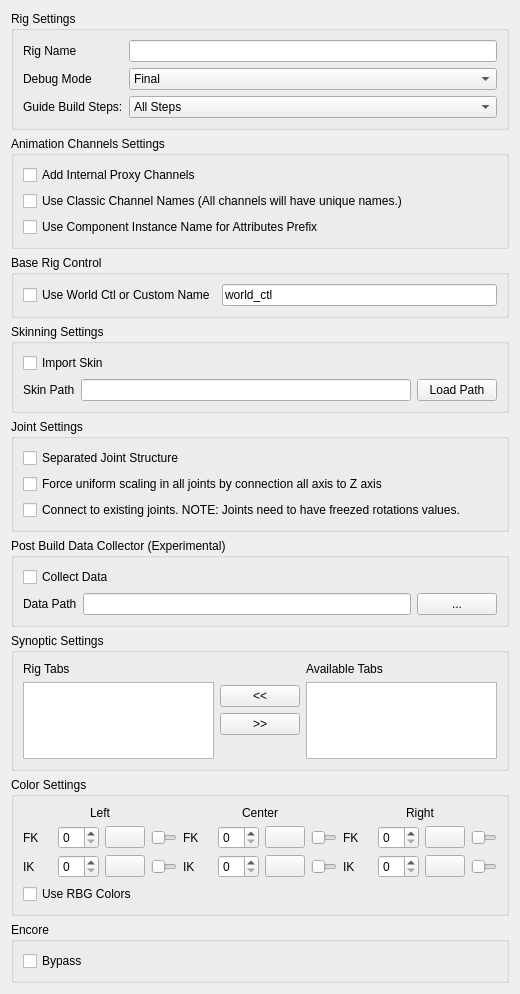
<?xml version="1.0" encoding="UTF-8"?>
<ui version="4.0">
 <class>Form</class>
 <widget class="QWidget" name="Form">
  <property name="geometry">
   <rect>
    <x>0</x>
    <y>0</y>
    <width>520</width>
    <height>994</height>
   </rect>
  </property>
  <property name="windowTitle">
   <string>Form</string>
  </property>
  <layout class="QGridLayout" name="gridLayout_2">
   <item row="7" column="0">
    <widget class="QGroupBox" name="groupBox_5">
     <property name="title">
      <string>Color Settings</string>
     </property>
     <layout class="QGridLayout" name="gridLayout_7">
      <item row="1" column="0">
       <widget class="QCheckBox" name="useRGB_checkBox">
        <property name="text">
         <string>Use RBG Colors</string>
        </property>
       </widget>
      </item>
      <item row="0" column="0">
       <layout class="QGridLayout" name="gridLayout_9">
        <item row="0" column="2">
         <widget class="QLabel" name="label_3">
          <property name="text">
           <string>Right</string>
          </property>
          <property name="alignment">
           <set>Qt::AlignCenter</set>
          </property>
         </widget>
        </item>
        <item row="0" column="1">
         <widget class="QLabel" name="label_2">
          <property name="text">
           <string>Center</string>
          </property>
          <property name="alignment">
           <set>Qt::AlignCenter</set>
          </property>
         </widget>
        </item>
        <item row="1" column="1">
         <layout class="QGridLayout" name="gridLayout">
          <item row="0" column="0">
           <widget class="QLabel" name="fk_label_2">
            <property name="text">
             <string>FK</string>
            </property>
           </widget>
          </item>
          <item row="0" column="1">
           <widget class="QLabel" name="C_color_fk_label">
            <property name="sizePolicy">
             <sizepolicy hsizetype="Minimum" vsizetype="Preferred">
              <horstretch>0</horstretch>
              <verstretch>0</verstretch>
             </sizepolicy>
            </property>
            <property name="minimumSize">
             <size>
              <width>0</width>
              <height>0</height>
             </size>
            </property>
            <property name="text">
             <string/>
            </property>
           </widget>
          </item>
          <item row="0" column="2">
           <widget class="QSpinBox" name="C_color_fk_spinBox">
            <property name="sizePolicy">
             <sizepolicy hsizetype="Expanding" vsizetype="Fixed">
              <horstretch>0</horstretch>
              <verstretch>0</verstretch>
             </sizepolicy>
            </property>
            <property name="maximum">
             <number>31</number>
            </property>
           </widget>
          </item>
          <item row="0" column="3">
           <widget class="QPushButton" name="C_RGB_fk_pushButton">
            <property name="sizePolicy">
             <sizepolicy hsizetype="Fixed" vsizetype="Fixed">
              <horstretch>0</horstretch>
              <verstretch>0</verstretch>
             </sizepolicy>
            </property>
            <property name="maximumSize">
             <size>
              <width>16777215</width>
              <height>16777215</height>
             </size>
            </property>
            <property name="layoutDirection">
             <enum>Qt::LeftToRight</enum>
            </property>
            <property name="styleSheet">
             <string notr="true"/>
            </property>
            <property name="text">
             <string/>
            </property>
           </widget>
          </item>
          <item row="0" column="4">
           <widget class="QSlider" name="C_RGB_fk_slider">
            <property name="maximum">
             <number>255</number>
            </property>
            <property name="orientation">
             <enum>Qt::Horizontal</enum>
            </property>
           </widget>
          </item>
          <item row="1" column="0">
           <widget class="QLabel" name="ik_label_2">
            <property name="text">
             <string>IK</string>
            </property>
           </widget>
          </item>
          <item row="1" column="1">
           <widget class="QLabel" name="C_color_ik_label">
            <property name="sizePolicy">
             <sizepolicy hsizetype="Minimum" vsizetype="Preferred">
              <horstretch>0</horstretch>
              <verstretch>0</verstretch>
             </sizepolicy>
            </property>
            <property name="minimumSize">
             <size>
              <width>0</width>
              <height>0</height>
             </size>
            </property>
            <property name="text">
             <string/>
            </property>
           </widget>
          </item>
          <item row="1" column="2">
           <widget class="QSpinBox" name="C_color_ik_spinBox">
            <property name="sizePolicy">
             <sizepolicy hsizetype="Expanding" vsizetype="Fixed">
              <horstretch>0</horstretch>
              <verstretch>0</verstretch>
             </sizepolicy>
            </property>
            <property name="maximum">
             <number>31</number>
            </property>
           </widget>
          </item>
          <item row="1" column="3">
           <widget class="QPushButton" name="C_RGB_ik_pushButton">
            <property name="sizePolicy">
             <sizepolicy hsizetype="Fixed" vsizetype="Fixed">
              <horstretch>0</horstretch>
              <verstretch>0</verstretch>
             </sizepolicy>
            </property>
            <property name="maximumSize">
             <size>
              <width>16777215</width>
              <height>16777215</height>
             </size>
            </property>
            <property name="layoutDirection">
             <enum>Qt::LeftToRight</enum>
            </property>
            <property name="styleSheet">
             <string notr="true"/>
            </property>
            <property name="text">
             <string/>
            </property>
           </widget>
          </item>
          <item row="1" column="4">
           <widget class="QSlider" name="C_RGB_ik_slider">
            <property name="maximum">
             <number>255</number>
            </property>
            <property name="orientation">
             <enum>Qt::Horizontal</enum>
            </property>
           </widget>
          </item>
         </layout>
        </item>
        <item row="1" column="2">
         <layout class="QGridLayout" name="gridLayout_10">
          <item row="0" column="0">
           <widget class="QLabel" name="fk_label_3">
            <property name="text">
             <string>FK</string>
            </property>
           </widget>
          </item>
          <item row="0" column="1">
           <widget class="QLabel" name="R_color_fk_label">
            <property name="sizePolicy">
             <sizepolicy hsizetype="Minimum" vsizetype="Preferred">
              <horstretch>0</horstretch>
              <verstretch>0</verstretch>
             </sizepolicy>
            </property>
            <property name="minimumSize">
             <size>
              <width>0</width>
              <height>0</height>
             </size>
            </property>
            <property name="text">
             <string/>
            </property>
           </widget>
          </item>
          <item row="0" column="2">
           <widget class="QSpinBox" name="R_color_fk_spinBox">
            <property name="sizePolicy">
             <sizepolicy hsizetype="Expanding" vsizetype="Fixed">
              <horstretch>0</horstretch>
              <verstretch>0</verstretch>
             </sizepolicy>
            </property>
            <property name="maximum">
             <number>31</number>
            </property>
           </widget>
          </item>
          <item row="0" column="3">
           <widget class="QPushButton" name="R_RGB_fk_pushButton">
            <property name="sizePolicy">
             <sizepolicy hsizetype="Fixed" vsizetype="Fixed">
              <horstretch>0</horstretch>
              <verstretch>0</verstretch>
             </sizepolicy>
            </property>
            <property name="maximumSize">
             <size>
              <width>16777215</width>
              <height>16777215</height>
             </size>
            </property>
            <property name="layoutDirection">
             <enum>Qt::LeftToRight</enum>
            </property>
            <property name="styleSheet">
             <string notr="true"/>
            </property>
            <property name="text">
             <string/>
            </property>
           </widget>
          </item>
          <item row="0" column="4">
           <widget class="QSlider" name="R_RGB_fk_slider">
            <property name="maximum">
             <number>255</number>
            </property>
            <property name="orientation">
             <enum>Qt::Horizontal</enum>
            </property>
           </widget>
          </item>
          <item row="1" column="0">
           <widget class="QLabel" name="ik_label_3">
            <property name="text">
             <string>IK</string>
            </property>
           </widget>
          </item>
          <item row="1" column="1">
           <widget class="QLabel" name="R_color_ik_label">
            <property name="sizePolicy">
             <sizepolicy hsizetype="Minimum" vsizetype="Preferred">
              <horstretch>0</horstretch>
              <verstretch>0</verstretch>
             </sizepolicy>
            </property>
            <property name="minimumSize">
             <size>
              <width>0</width>
              <height>0</height>
             </size>
            </property>
            <property name="text">
             <string/>
            </property>
           </widget>
          </item>
          <item row="1" column="2">
           <widget class="QSpinBox" name="R_color_ik_spinBox">
            <property name="sizePolicy">
             <sizepolicy hsizetype="Expanding" vsizetype="Fixed">
              <horstretch>0</horstretch>
              <verstretch>0</verstretch>
             </sizepolicy>
            </property>
            <property name="maximum">
             <number>31</number>
            </property>
           </widget>
          </item>
          <item row="1" column="3">
           <widget class="QPushButton" name="R_RGB_ik_pushButton">
            <property name="enabled">
             <bool>true</bool>
            </property>
            <property name="sizePolicy">
             <sizepolicy hsizetype="Fixed" vsizetype="Fixed">
              <horstretch>0</horstretch>
              <verstretch>0</verstretch>
             </sizepolicy>
            </property>
            <property name="maximumSize">
             <size>
              <width>16777215</width>
              <height>16777215</height>
             </size>
            </property>
            <property name="layoutDirection">
             <enum>Qt::LeftToRight</enum>
            </property>
            <property name="styleSheet">
             <string notr="true"/>
            </property>
            <property name="text">
             <string/>
            </property>
           </widget>
          </item>
          <item row="1" column="4">
           <widget class="QSlider" name="R_RGB_ik_slider">
            <property name="maximum">
             <number>255</number>
            </property>
            <property name="orientation">
             <enum>Qt::Horizontal</enum>
            </property>
           </widget>
          </item>
         </layout>
        </item>
        <item row="0" column="0">
         <widget class="QLabel" name="label">
          <property name="text">
           <string>Left</string>
          </property>
          <property name="alignment">
           <set>Qt::AlignCenter</set>
          </property>
         </widget>
        </item>
        <item row="1" column="0">
         <layout class="QGridLayout" name="gridLayout_11">
          <item row="0" column="0">
           <widget class="QLabel" name="fk_label">
            <property name="text">
             <string>FK</string>
            </property>
           </widget>
          </item>
          <item row="0" column="1">
           <widget class="QLabel" name="L_color_fk_label">
            <property name="sizePolicy">
             <sizepolicy hsizetype="Minimum" vsizetype="Preferred">
              <horstretch>0</horstretch>
              <verstretch>0</verstretch>
             </sizepolicy>
            </property>
            <property name="minimumSize">
             <size>
              <width>0</width>
              <height>0</height>
             </size>
            </property>
            <property name="text">
             <string/>
            </property>
           </widget>
          </item>
          <item row="0" column="2">
           <widget class="QSpinBox" name="L_color_fk_spinBox">
            <property name="sizePolicy">
             <sizepolicy hsizetype="Expanding" vsizetype="Fixed">
              <horstretch>0</horstretch>
              <verstretch>0</verstretch>
             </sizepolicy>
            </property>
            <property name="maximum">
             <number>31</number>
            </property>
           </widget>
          </item>
          <item row="0" column="3">
           <widget class="QPushButton" name="L_RGB_fk_pushButton">
            <property name="sizePolicy">
             <sizepolicy hsizetype="Fixed" vsizetype="Fixed">
              <horstretch>0</horstretch>
              <verstretch>0</verstretch>
             </sizepolicy>
            </property>
            <property name="maximumSize">
             <size>
              <width>16777215</width>
              <height>16777215</height>
             </size>
            </property>
            <property name="layoutDirection">
             <enum>Qt::LeftToRight</enum>
            </property>
            <property name="styleSheet">
             <string notr="true"/>
            </property>
            <property name="text">
             <string/>
            </property>
           </widget>
          </item>
          <item row="0" column="4">
           <widget class="QSlider" name="L_RGB_fk_slider">
            <property name="maximum">
             <number>255</number>
            </property>
            <property name="orientation">
             <enum>Qt::Horizontal</enum>
            </property>
           </widget>
          </item>
          <item row="1" column="0">
           <widget class="QLabel" name="ik_label">
            <property name="text">
             <string>IK</string>
            </property>
           </widget>
          </item>
          <item row="1" column="1">
           <widget class="QLabel" name="L_color_ik_label">
            <property name="sizePolicy">
             <sizepolicy hsizetype="Minimum" vsizetype="Preferred">
              <horstretch>0</horstretch>
              <verstretch>0</verstretch>
             </sizepolicy>
            </property>
            <property name="minimumSize">
             <size>
              <width>0</width>
              <height>0</height>
             </size>
            </property>
            <property name="text">
             <string/>
            </property>
           </widget>
          </item>
          <item row="1" column="2">
           <widget class="QSpinBox" name="L_color_ik_spinBox">
            <property name="sizePolicy">
             <sizepolicy hsizetype="Expanding" vsizetype="Fixed">
              <horstretch>0</horstretch>
              <verstretch>0</verstretch>
             </sizepolicy>
            </property>
            <property name="maximum">
             <number>31</number>
            </property>
           </widget>
          </item>
          <item row="1" column="3">
           <widget class="QPushButton" name="L_RGB_ik_pushButton">
            <property name="sizePolicy">
             <sizepolicy hsizetype="Fixed" vsizetype="Fixed">
              <horstretch>0</horstretch>
              <verstretch>0</verstretch>
             </sizepolicy>
            </property>
            <property name="maximumSize">
             <size>
              <width>16777215</width>
              <height>16777215</height>
             </size>
            </property>
            <property name="layoutDirection">
             <enum>Qt::LeftToRight</enum>
            </property>
            <property name="styleSheet">
             <string notr="true"/>
            </property>
            <property name="text">
             <string/>
            </property>
           </widget>
          </item>
          <item row="1" column="4">
           <widget class="QSlider" name="L_RGB_ik_slider">
            <property name="maximum">
             <number>255</number>
            </property>
            <property name="orientation">
             <enum>Qt::Horizontal</enum>
            </property>
           </widget>
          </item>
         </layout>
        </item>
       </layout>
      </item>
     </layout>
    </widget>
   </item>
   <item row="5" column="0">
    <widget class="QGroupBox" name="groupBox_8">
     <property name="title">
      <string>Post Build Data Collector (Experimental)</string>
     </property>
     <layout class="QGridLayout" name="gridLayout_12">
      <item row="0" column="0">
       <layout class="QVBoxLayout" name="verticalLayout_5">
        <item>
         <widget class="QCheckBox" name="dataCollector_checkBox">
          <property name="text">
           <string>Collect Data</string>
          </property>
         </widget>
        </item>
        <item>
         <layout class="QHBoxLayout" name="horizontalLayout_3">
          <item>
           <widget class="QLabel" name="dataCollector_label">
            <property name="text">
             <string>Data Path</string>
            </property>
           </widget>
          </item>
          <item>
           <widget class="QLineEdit" name="dataCollectorPath_lineEdit"/>
          </item>
          <item>
           <widget class="QPushButton" name="dataCollectorPath_pushButton">
            <property name="text">
             <string>...</string>
            </property>
           </widget>
          </item>
         </layout>
        </item>
       </layout>
      </item>
     </layout>
    </widget>
   </item>
   <item row="6" column="0">
    <widget class="QGroupBox" name="groupBox_4">
     <property name="title">
      <string>Synoptic Settings</string>
     </property>
     <layout class="QGridLayout" name="gridLayout_6">
      <item row="0" column="0">
       <layout class="QHBoxLayout" name="horizontalLayout_2">
        <item>
         <layout class="QVBoxLayout" name="verticalLayout_3">
          <item>
           <widget class="QLabel" name="rigTabs_label">
            <property name="text">
             <string>Rig Tabs</string>
            </property>
           </widget>
          </item>
          <item>
           <widget class="QListWidget" name="rigTabs_listWidget">
            <property name="dragDropOverwriteMode">
             <bool>true</bool>
            </property>
            <property name="dragDropMode">
             <enum>QAbstractItemView::InternalMove</enum>
            </property>
            <property name="defaultDropAction">
             <enum>Qt::MoveAction</enum>
            </property>
            <property name="alternatingRowColors">
             <bool>true</bool>
            </property>
            <property name="selectionMode">
             <enum>QAbstractItemView::ExtendedSelection</enum>
            </property>
            <property name="selectionRectVisible">
             <bool>false</bool>
            </property>
           </widget>
          </item>
         </layout>
        </item>
        <item>
         <layout class="QVBoxLayout" name="verticalLayout_4">
          <property name="sizeConstraint">
           <enum>QLayout::SetDefaultConstraint</enum>
          </property>
          <item>
           <spacer name="verticalSpacer_2">
            <property name="orientation">
             <enum>Qt::Vertical</enum>
            </property>
            <property name="sizeHint" stdset="0">
             <size>
              <width>20</width>
              <height>40</height>
             </size>
            </property>
           </spacer>
          </item>
          <item>
           <widget class="QPushButton" name="addTab_pushButton">
            <property name="text">
             <string>&lt;&lt;</string>
            </property>
           </widget>
          </item>
          <item>
           <widget class="QPushButton" name="removeTab_pushButton">
            <property name="sizePolicy">
             <sizepolicy hsizetype="Minimum" vsizetype="Fixed">
              <horstretch>0</horstretch>
              <verstretch>0</verstretch>
             </sizepolicy>
            </property>
            <property name="text">
             <string>&gt;&gt;</string>
            </property>
           </widget>
          </item>
          <item>
           <spacer name="verticalSpacer">
            <property name="orientation">
             <enum>Qt::Vertical</enum>
            </property>
            <property name="sizeHint" stdset="0">
             <size>
              <width>20</width>
              <height>40</height>
             </size>
            </property>
           </spacer>
          </item>
         </layout>
        </item>
        <item>
         <layout class="QVBoxLayout" name="verticalLayout_2">
          <item>
           <widget class="QLabel" name="available_label">
            <property name="text">
             <string>Available Tabs</string>
            </property>
           </widget>
          </item>
          <item>
           <widget class="QListWidget" name="available_listWidget">
            <property name="dragDropOverwriteMode">
             <bool>true</bool>
            </property>
            <property name="dragDropMode">
             <enum>QAbstractItemView::NoDragDrop</enum>
            </property>
            <property name="defaultDropAction">
             <enum>Qt::IgnoreAction</enum>
            </property>
            <property name="alternatingRowColors">
             <bool>true</bool>
            </property>
            <property name="selectionMode">
             <enum>QAbstractItemView::ExtendedSelection</enum>
            </property>
            <property name="selectionRectVisible">
             <bool>false</bool>
            </property>
           </widget>
          </item>
         </layout>
        </item>
       </layout>
      </item>
     </layout>
    </widget>
   </item>
   <item row="0" column="0">
    <widget class="QGroupBox" name="groupBox">
     <property name="title">
      <string>Rig Settings</string>
     </property>
     <layout class="QGridLayout" name="gridLayout_3">
      <item row="0" column="0">
       <layout class="QFormLayout" name="formLayout">
        <item row="0" column="0">
         <widget class="QLabel" name="rigName_label">
          <property name="text">
           <string>Rig Name</string>
          </property>
         </widget>
        </item>
        <item row="0" column="1">
         <widget class="QLineEdit" name="rigName_lineEdit"/>
        </item>
        <item row="1" column="0">
         <widget class="QLabel" name="mode_label">
          <property name="text">
           <string>Debug Mode</string>
          </property>
         </widget>
        </item>
        <item row="1" column="1">
         <widget class="QComboBox" name="mode_comboBox">
          <item>
           <property name="text">
            <string>Final</string>
           </property>
          </item>
          <item>
           <property name="text">
            <string>WIP</string>
           </property>
          </item>
         </widget>
        </item>
        <item row="2" column="0">
         <widget class="QLabel" name="step_label">
          <property name="text">
           <string>Guide Build Steps:</string>
          </property>
         </widget>
        </item>
        <item row="2" column="1">
         <widget class="QComboBox" name="step_comboBox">
          <item>
           <property name="text">
            <string>All Steps</string>
           </property>
          </item>
          <item>
           <property name="text">
            <string>Objects</string>
           </property>
          </item>
          <item>
           <property name="text">
            <string>Attributes</string>
           </property>
          </item>
          <item>
           <property name="text">
            <string>Operators</string>
           </property>
          </item>
          <item>
           <property name="text">
            <string>Connect</string>
           </property>
          </item>
          <item>
           <property name="text">
            <string>Joints</string>
           </property>
          </item>
          <item>
           <property name="text">
            <string>Finalize</string>
           </property>
          </item>
         </widget>
        </item>
       </layout>
      </item>
     </layout>
    </widget>
   </item>
   <item row="1" column="0">
    <widget class="QGroupBox" name="groupBox_6">
     <property name="title">
      <string>Animation Channels Settings</string>
     </property>
     <layout class="QGridLayout" name="gridLayout_8">
      <item row="0" column="0">
       <widget class="QCheckBox" name="proxyChannels_checkBox">
        <property name="text">
         <string>Add Internal Proxy Channels</string>
        </property>
       </widget>
      </item>
      <item row="1" column="0">
       <widget class="QCheckBox" name="classicChannelNames_checkBox">
        <property name="toolTip">
         <string>&lt;html&gt;&lt;head/&gt;&lt;body&gt;&lt;p&gt;If this option is checked. The channel name will have unique full name. &lt;/p&gt;&lt;p align=&quot;center&quot;&gt;&lt;span style=&quot; font-weight:600;&quot;&gt;i.e: &amp;quot;arm_L0_blend&amp;quot;&lt;/span&gt;&lt;br/&gt;&lt;/p&gt;&lt;p&gt;If the option is unchecked. The channel will use the simple name. &lt;/p&gt;&lt;p align=&quot;center&quot;&gt;&lt;span style=&quot; font-weight:600;&quot;&gt;i.e: &amp;quot;arm_blend&amp;quot;&lt;/span&gt;&lt;br/&gt;&lt;/p&gt;&lt;p&gt;&lt;span style=&quot; font-weight:600;&quot;&gt;NOTE&lt;/span&gt;: With the option unchecked. If the channel host (uiHost) have 2 or more componets of the same type. The connection will be shared amoung all the componets with the same name channel. &lt;/p&gt;&lt;p&gt;&lt;span style=&quot; font-weight:600;&quot;&gt;i.e:&lt;/span&gt; If we have 2 arms, the channels will be shared for both arms. To avoid this behaviour with the unchecked option, please use a unique channel host for each component.&lt;/p&gt;&lt;/body&gt;&lt;/html&gt;</string>
        </property>
        <property name="text">
         <string>Use Classic Channel Names (All channels will have unique names.)</string>
        </property>
       </widget>
      </item>
      <item row="2" column="0">
       <widget class="QCheckBox" name="attrPrefix_checkBox">
        <property name="toolTip">
         <string>&lt;html&gt;&lt;head/&gt;&lt;body&gt;&lt;p&gt;If this option is checked. The attribute prefix will use the &lt;span style=&quot; font-style:italic; text-decoration: underline;&quot;&gt;component instance name&lt;/span&gt; and not the &lt;span style=&quot; font-style:italic; text-decoration: underline;&quot;&gt;component type name&lt;/span&gt;.&lt;/p&gt;&lt;p&gt;For example, if the &amp;quot;&lt;span style=&quot; font-weight:600;&quot;&gt;arm_2jnt_01&lt;/span&gt;&amp;quot; component is used and the Classic Channel Names option is unchecked. The name of the IK/FK blend will be &amp;quot;&lt;span style=&quot; font-weight:600;&quot;&gt;arm_blend&lt;/span&gt;&amp;quot; &lt;/p&gt;&lt;p&gt;This will match the default name of the &lt;span style=&quot; font-style:italic; text-decoration: underline;&quot;&gt;component type&lt;/span&gt; &amp;quot;&lt;span style=&quot; font-weight:600;&quot;&gt;arm&lt;/span&gt;&amp;quot; but if we change the name of the &lt;span style=&quot; font-style:italic; text-decoration: underline;&quot;&gt;component instance&lt;/span&gt; for other: for example &amp;quot;&lt;span style=&quot; font-weight:600;&quot;&gt;limb&lt;/span&gt;&amp;quot; the attribute name will not change.&lt;/p&gt;&lt;p&gt;With this option checked the attribute name will match the &lt;span style=&quot; font-style:italic; text-decoration: underline;&quot;&gt;component instance name&lt;/span&gt; &amp;quot;&lt;span style=&quot; font-weight:600;&quot;&gt;limb&lt;/span&gt;&amp;quot; so the name of the attribute will be &amp;quot;&lt;span style=&quot; font-weight:600;&quot;&gt;limb_blend&lt;/span&gt;&amp;quot; and not the component type name.&lt;/p&gt;&lt;p&gt;this will also affect the way that the attributes are shared when we have a shared UI host.&lt;/p&gt;&lt;/body&gt;&lt;/html&gt;</string>
        </property>
        <property name="text">
         <string>Use Component Instance Name for Attributes Prefix</string>
        </property>
       </widget>
      </item>
     </layout>
    </widget>
   </item>
   <item row="2" column="0">
    <widget class="QGroupBox" name="groupBox_7">
     <property name="sizePolicy">
      <sizepolicy hsizetype="Preferred" vsizetype="Fixed">
       <horstretch>0</horstretch>
       <verstretch>0</verstretch>
      </sizepolicy>
     </property>
     <property name="title">
      <string>Base Rig Control</string>
     </property>
     <layout class="QHBoxLayout" name="horizontalLayout_9">
      <item>
       <widget class="QCheckBox" name="worldCtl_checkBox">
        <property name="toolTip">
         <string>&lt;html&gt;&lt;head/&gt;&lt;body&gt;&lt;p&gt;Shifter creates by default a Base control called &amp;quot;&lt;span style=&quot; font-weight:600;&quot;&gt;global_C0_ctl&lt;/span&gt;&amp;quot;. &lt;/p&gt;&lt;p&gt;Since this control is not accesible from any guide locator. Is not possible to add it as a space reference.&lt;/p&gt;&lt;p&gt;If this option is active, The base control will be named &amp;quot;&lt;span style=&quot; font-weight:600;&quot;&gt;world_ctl&lt;/span&gt;&amp;quot; and we can add &amp;quot;&lt;span style=&quot; font-weight:600;&quot;&gt;global_C0_ctl&lt;/span&gt;&amp;quot; as a regular &amp;quot;Control_01&amp;quot; component. &lt;/p&gt;&lt;p&gt;This way we can use it as space reference.&lt;/p&gt;&lt;p&gt;The biped guide template is configured with this structure.&lt;/p&gt;&lt;/body&gt;&lt;/html&gt;</string>
        </property>
        <property name="text">
         <string>Use World Ctl or Custom Name</string>
        </property>
       </widget>
      </item>
      <item>
       <widget class="QLineEdit" name="worldCtl_lineEdit">
        <property name="text">
         <string>world_ctl</string>
        </property>
       </widget>
      </item>
     </layout>
    </widget>
   </item>
   <item row="4" column="0">
    <widget class="QGroupBox" name="groupBox_3">
     <property name="sizePolicy">
      <sizepolicy hsizetype="Preferred" vsizetype="Fixed">
       <horstretch>0</horstretch>
       <verstretch>0</verstretch>
      </sizepolicy>
     </property>
     <property name="title">
      <string>Joint Settings</string>
     </property>
     <layout class="QGridLayout" name="gridLayout_5">
      <item row="0" column="0">
       <widget class="QCheckBox" name="jointRig_checkBox">
        <property name="text">
         <string>Separated Joint Structure</string>
        </property>
       </widget>
      </item>
      <item row="1" column="0">
       <widget class="QCheckBox" name="force_uniScale_checkBox">
        <property name="text">
         <string>Force uniform scaling in all joints by connection all axis to Z axis</string>
        </property>
       </widget>
      </item>
      <item row="2" column="0">
       <widget class="QCheckBox" name="connect_joints_checkBox">
        <property name="toolTip">
         <string>&lt;html&gt;&lt;head/&gt;&lt;body&gt;&lt;p&gt;When this option is active, mGear Shifter will try to connect to existing joints in the scene&lt;/p&gt;&lt;p&gt;&lt;span style=&quot; font-weight:600;&quot;&gt;WARNING&lt;/span&gt;: The joints need to have the rotation values freeze to 0, 0, 0. &lt;/p&gt;&lt;p&gt;Use Maya's Modify &amp;gt;&amp;gt; Freeze Transformation command to Freeze rotation. Open the command options and ensure only Rotation is freeze, before execute the command&lt;/p&gt;&lt;p&gt;Freeze joint rotations steps:&lt;/p&gt;&lt;p&gt;1. Select all joints to freeze&lt;/p&gt;&lt;p&gt;2. Open Maya's Modify &amp;gt;&amp;gt; Freeze Transformation options and ensure only rotation is checked&lt;/p&gt;&lt;p&gt;3. Apply Modify &amp;gt;&amp;gt; Freeze Transformation&lt;/p&gt;&lt;p&gt;&lt;br/&gt;&lt;/p&gt;&lt;/body&gt;&lt;/html&gt;</string>
        </property>
        <property name="text">
         <string>Connect to existing joints. NOTE: Joints need to have freezed rotations values.</string>
        </property>
       </widget>
      </item>
     </layout>
    </widget>
   </item>
   <item row="3" column="0">
    <widget class="QGroupBox" name="groupBox_2">
     <property name="title">
      <string>Skinning Settings</string>
     </property>
     <layout class="QGridLayout" name="gridLayout_4">
      <item row="0" column="0">
       <layout class="QVBoxLayout" name="verticalLayout">
        <item>
         <widget class="QCheckBox" name="importSkin_checkBox">
          <property name="text">
           <string>Import Skin</string>
          </property>
         </widget>
        </item>
        <item>
         <layout class="QHBoxLayout" name="horizontalLayout">
          <item>
           <widget class="QLabel" name="skin_label">
            <property name="text">
             <string>Skin Path</string>
            </property>
           </widget>
          </item>
          <item>
           <widget class="QLineEdit" name="skin_lineEdit"/>
          </item>
          <item>
           <widget class="QPushButton" name="loadSkinPath_pushButton">
            <property name="text">
             <string>Load Path</string>
            </property>
           </widget>
          </item>
         </layout>
        </item>
       </layout>
      </item>
     </layout>
    </widget>
   </item>
   <item row="8" column="0">
    <widget class="QGroupBox" name="groupBox_9">
     <property name="sizePolicy">
      <sizepolicy hsizetype="Preferred" vsizetype="Fixed">
       <horstretch>0</horstretch>
       <verstretch>0</verstretch>
      </sizepolicy>
     </property>
     <property name="title">
      <string>Encore</string>
     </property>
     <layout class="QGridLayout" name="gridLayout_13">
      <item row="0" column="0">
       <widget class="QCheckBox" name="encoreBypass_checkBox">
        <property name="text">
         <string>Bypass</string>
        </property>
       </widget>
      </item>
     </layout>
    </widget>
   </item>
  </layout>
 </widget>
 <resources/>
 <connections/>
</ui>
